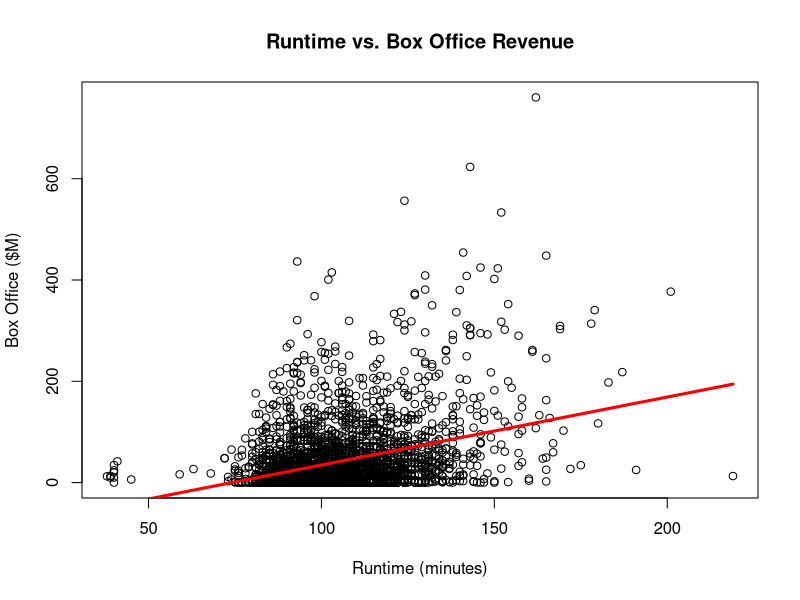
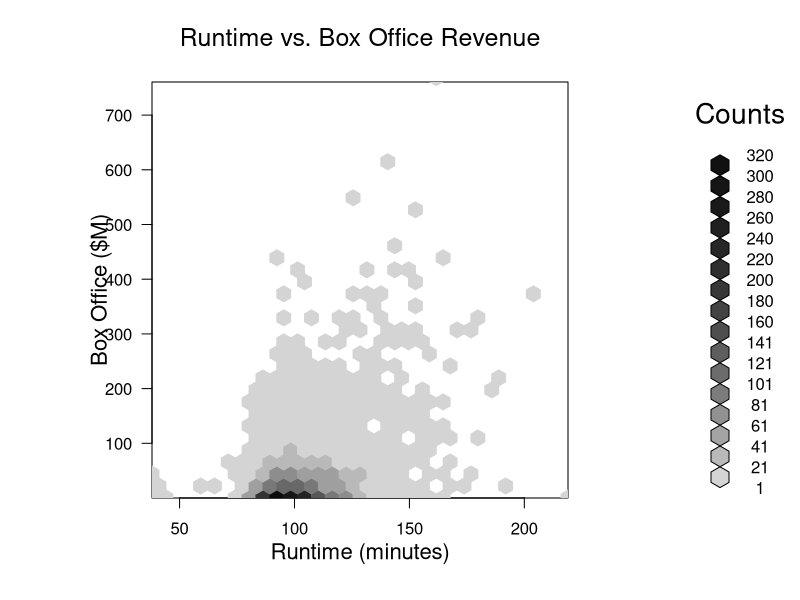
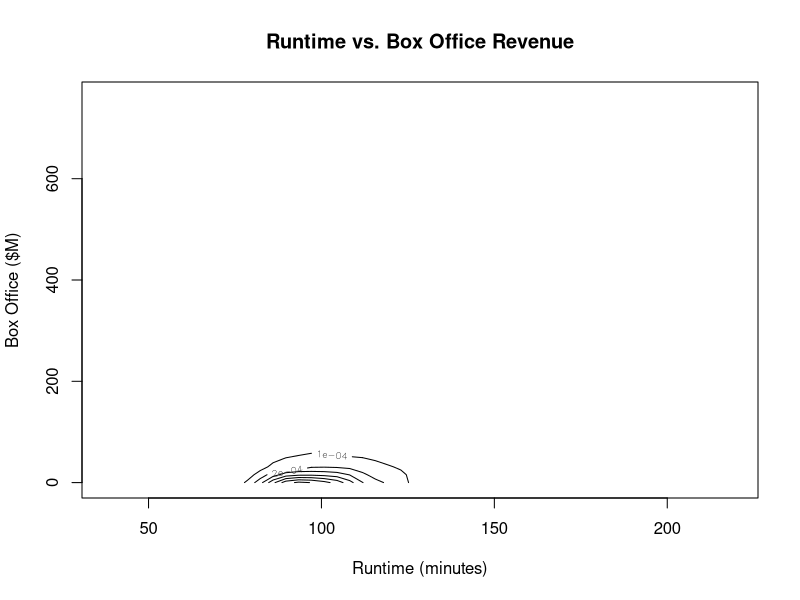
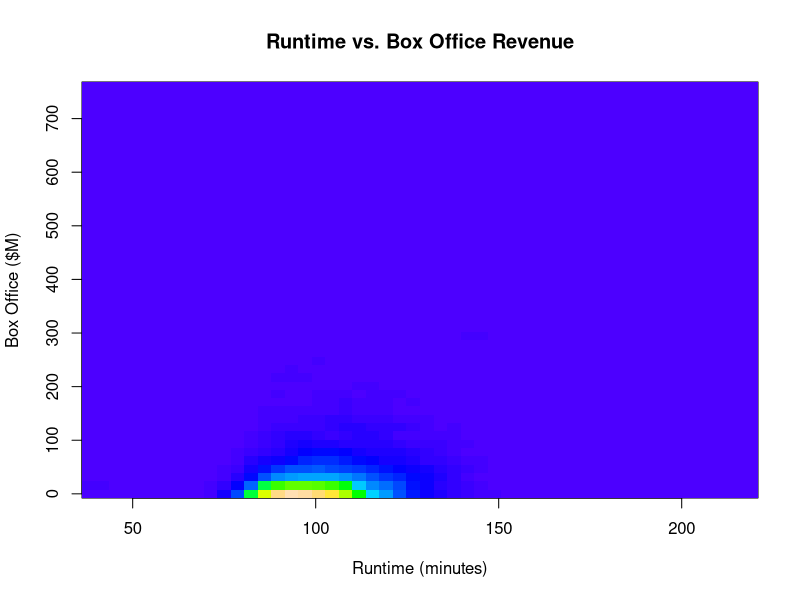
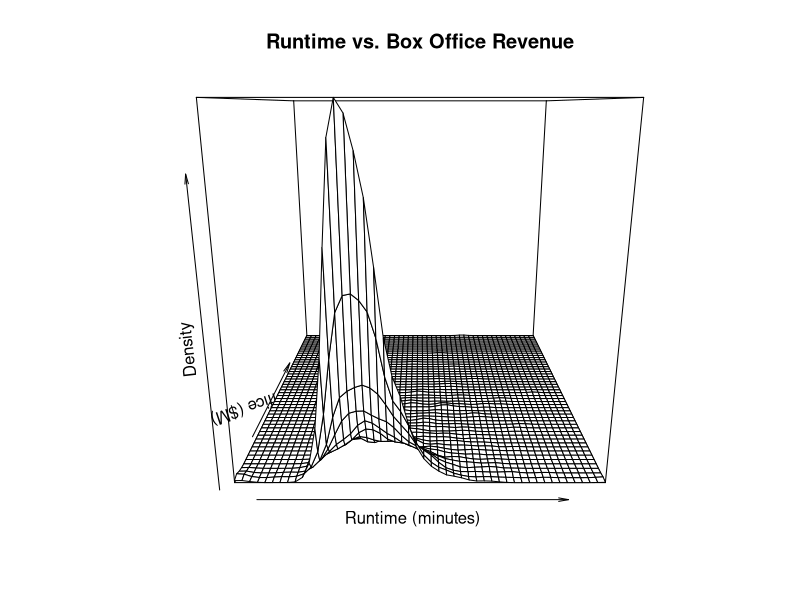
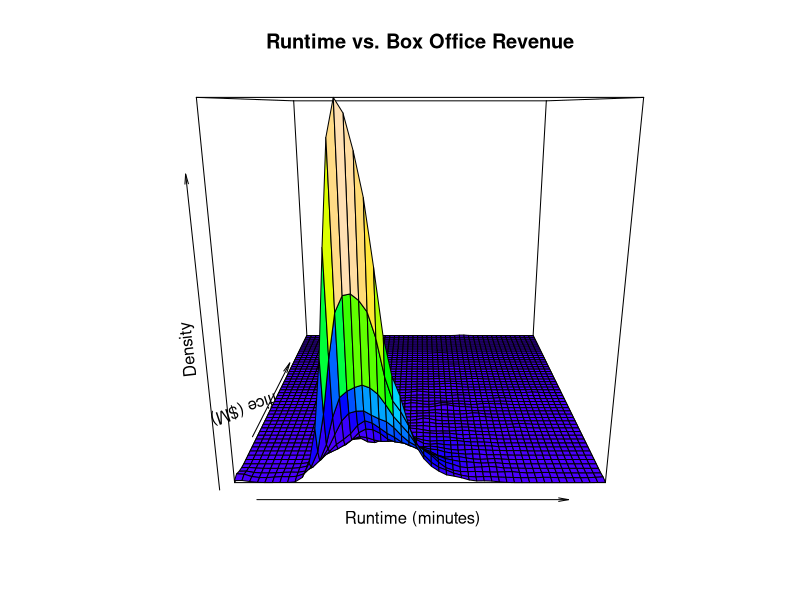
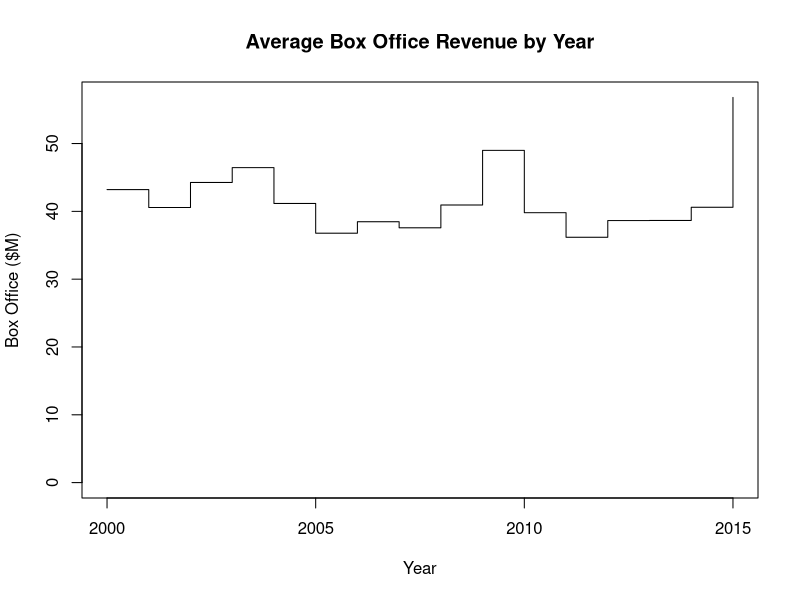
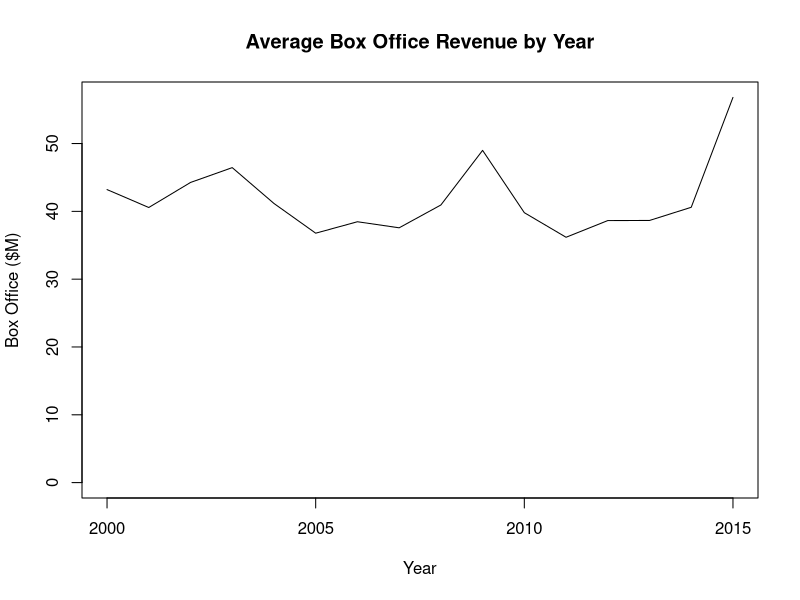

Source code (R) for these figures, in order: (Note: this script raises an error after producing the figures.)
#Quantitative Bivariate Visualizations

# Base

# set working directory
setwd("C:/Users/sseyl/OneDrive/Documents/GitHub/Data-Science-Projects/R_Projects")

# load movie data from CSV file
movies <- read.csv("Movies2.csv")

# peek at the data
head(movies)

# Create a scatterplot
plot(
  x = movies$Runtime,
  y = movies$Box.Office,
  main = "Runtime vs. Box Office Revenue",
  xlab = "Runtime (minutes)",
  ylab = "Box Office ($M)")


# Create a linear regression model
model <- lm(movies$Box.Office ~ movies$Runtime) # Box Office as a linear function of Runtime

# Draw the Linear Regression Line on the Plot, We see a positive correlation between revenue and runtime
lines(
  x = movies$Runtime,
  y = model$fitted, # line of best fit using linear regression model
  col = "red",
  lwd = 3) # width of the line

# Let's examine this relationship further

# install hexbin
#install.packages("hexbin")
library(hexbin)

# Create a hexagonal binned frequency heatmap
hexbin <- hexbin(
  x = movies$Runtime,
  y = movies$Box.Office,
  xbins = 30,
  xlab = "Runtime (minutes)", 
  ylab = "Box Office ($M)")

# plot the hexbin
plot(
  x = hexbin,
  main = "Runtime vs. Box Office Revenue")


# Create a 2D kernal density estimate using MASS
install.packages("MASS")

library(MASS)

# Create a 2d kernal density estimation
density2d <- kde2d(
  x = movies$Runtime,
  y = movies$Box.Office,
  n = 50)

# create a contour plot of density, this is not a good visualization for this data set
contour(
  x = density2d$x,
  y = density2d$y,
  z = density2d$z,
  main = "Runtime vs. Box Office Revenue",
  xlab = "Runtime (minutes)", 
  ylab = "Box Office ($M)")

# Create a level plot of density (density heat map)
image(
  x = density2d$x,
  y = density2d$y,
  z = density2d$z,
  col = topo.colors(100),
  main = "Runtime vs. Box Office Revenue",
  xlab = "Runtime (minutes)", 
  ylab = "Box Office ($M)")

# Create mesh plot of density
persp(
  x = density2d$x,
  y = density2d$y,
  z = density2d$z,
  main = "Runtime vs. Box Office Revenue",
  xlab = "Runtime (minutes)", 
  ylab = "Box Office ($M)",
  zlab = "Density")

# Create a surface plot of density
palette(topo.colors(100))

persp(
  x = density2d$x,
  y = density2d$y,
  z = density2d$z,
  col = cut(density2d$z, 100),
  main = "Runtime vs. Box Office Revenue",
  xlab = "Runtime (minutes)", 
  ylab = "Box Office ($M)",
  zlab = "Density")

# reset palette 
palette("default")

# Load time series data
timeSeries <- read.csv("Timeseries.csv")

# Display the time series data
head(timeSeries)

# Create a step chart
plot(
  x = timeSeries,
  type = "s",
  ylim = c(0, max(timeSeries$Box.Office)),
  main = "Average Box Office Revenue by Year",
  xlab = "Year",
  ylab = "Box Office ($M)") # spike in 2015 is due to incomplete data

# Create a line chart
plot(
  x = timeSeries,
  type = "l", # line chart
  ylim = c(0, max(timeSeries$Box.Office)),
  main = "Average Box Office Revenue by Year",
  xlab = "Year",
  ylab = "Box Office ($M)")

# Using Lattice

# Create a scatterplot
xyplot(
  x = Box.Office ~ Runtime,
  data = movies,
  main = "Runtime vs. Box Office Revenue",
  xlab = "Runtime (minutes)",
  ylab = "Box Office ($M)")

# add a linear regression line
xyplot(
  x = Box.Office ~ Runtime,
  data = movies,
  type = c("p", "r"), # p = points as plot char (default char), r = regression
  main = "Runtime vs. Box Office Revenue",
  xlab = "Runtime (minutes)",
  ylab = "Box Office ($M)")

# using hexbin library

# create hexagonal binned frequency heatmap
hexbinplot(
  x = Box.Office ~ Runtime,
  data = movies,
  xbins = 30,
  main = "Runtime vs. Box Office Revenue",
  xlab = "Runtime (minutes)",
  ylab = "Box Office ($M)")

# Create a grid from our 2d kernel density estimate
grid <- expand.grid(
  x = density2d$x,
  y = density2d$y)

grid$z = as.vector(density2d$z) # density for each x and y

# display the data frame
head(grid)

# create a contour plot of density
contourplot(
  x = z ~ x * y, # z as a function of every combination of x and y
  data = grid,
  main = "Runtime vs. Box Office Revenue",
  xlab = "Runtime (minutes)",
  ylab = "Box Office ($M)")


# create a level plot of density
levelplot(
  x = z ~ x * y,
  data = grid,
  main = "Runtime vs. Box Office Revenue",
  xlab = "Runtime (minutes)",
  ylab = "Box Office ($M)")

# Create a mesh plot of density
wireframe(
  x = z ~ x * y,
  data = grid,
  main = "Runtime vs. Box Office Revenue",
  xlab = "Runtime (minutes)",
  ylab = "Box Office ($M)",
  zlab = "Density")

# Create surface plot of density
wireframe(
  x = z ~ x * y,
  data = grid,
  drape = TRUE,
  main = "Runtime vs. Box Office Revenue",
  xlab = "Runtime (minutes)",
  ylab = "Box Office ($M)",
  zlab = "Density")

# Create a step chart
xyplot(
  x = Box.Office ~ Year,
  data = timeSeries,
  type = "s", # step chart
  ylim = c(0, max(timeSeries$Box.Office)),
  main = "Average Box Office Revenue by Year",
  xlab = "Year",
  ylab = "Box Office ($M)")

# create a line chart
xyplot(
  x = Box.Office ~ Year,
  data = timeSeries,
  type = "l", # line chart
  ylim = c(0, max(timeSeries$Box.Office)),
  main = "Average Box Office Revenue by Year",
  xlab = "Year",
  ylab = "Box Office ($M)")

# install and load lattice extra package
install.packages("latticeExtra")

library(latticeExtra)

# create an area chart
xyplot(
  x = Box.Office ~ Year,
  data = timeSeries,
  panel = panel.xyarea,
  ylim = c(0, max(timeSeries$Box.Office)),
  main = "Average Box Office Revenue by Year",
  xlab = "Year",
  ylab = "Box Office ($M)")

# using ggplot 2

# create scatterplot
ggplot(
  data = movies,
  aes(x = Runtime, y = Box.Office)) +
  geom_point() + 
  ggtitle("Runtime vs. Box Office Revenue") +
  xlab("Runtime (minutes)") +
  ylab("Box Office ($M)")

# Add a linear regression line
ggplot(
  data = movies,
  aes(x = Runtime, y = Box.Office)) +
  geom_point() + 
  geom_smooth(method = "lm") +
  ggtitle("Runtime vs. Box Office Revenue") +
  xlab("Runtime (minutes)") +
  ylab("Box Office ($M)")

# Add a frequency heatmap
ggplot(
  data = movies,
  aes(x = Runtime, y = Box.Office)) +
  stat_bin2d() + 
  ggtitle("Runtime vs. Box Office Revenue") +
  xlab("Runtime (minutes)") +
  ylab("Box Office ($M)")

# create a hexagonal binned frequency heatmap
ggplot(
  data = movies,
  aes(x = Runtime, y = Box.Office)) +
  stat_bin_hex() + 
  ggtitle("Runtime vs. Box Office Revenue") +
  xlab("Runtime (minutes)") +
  ylab("Box Office ($M)")

# create a contour plot of density
ggplot(
  data = movies,
  aes(x = Runtime, y = Box.Office)) +
  geom_density_2d() + 
  ggtitle("Runtime vs. Box Office Revenue") +
  xlab("Runtime (minutes)") +
  ylab("Box Office ($M)")

# create a level plot of density
ggplot(
  data = movies,
  aes(x = Runtime, y = Box.Office)) +
  stat_density2d(aes(fill = ..level..), geom = "polygon") + # .. .. means the variable is not present in the original data set, but has been computed by stat_density2d
  ggtitle("Runtime vs. Box Office Revenue") +
  xlab("Runtime (minutes)") +
  ylab("Box Office ($M)")

# Note 3D visualizations do not exist in ggplot2

# Create a step chart
ggplot(
  data = timeSeries,
  aes(x = Year, y = Box.Office)) +
  geom_step() + 
  expand_limits(y = 0) +
  ggtitle("Box Office Revenue by Year") +
  xlab("Year") +
  ylab("Box Office ($M)")


# Create a line chart
ggplot(
  data = timeSeries,
  aes(x = Year, y = Box.Office)) +
  geom_line() + 
  expand_limits(y = 0) +
  ggtitle("Average Box Office Revenue by Year") +
  xlab("Year") +
  ylab("Box Office ($M)")


# Create a area chart
ggplot(
  data = timeSeries,
  aes(x = Year, y = Box.Office)) +
  geom_area() + 
  ggtitle("Average Box Office Revenue by Year") +
  xlab("Year") +
  ylab("Box Office ($M)")
